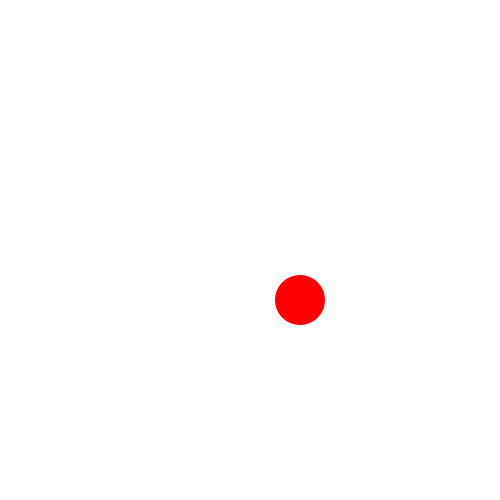
Frame 1 (no input)
Frame 60 (the mouse pressed at the canvas centre just before this capture): identical to frame 1, image omitted
Frame 120 (the mouse held since frame 60 and released just before this capture): identical to frame 1, image omitted

The Processing sketch that drew this single still picture (run headless with seeded random() and noise(); from frame 60 on, the mouse is pressed at the canvas centre):

// Processing sketch: hoverEllipse
// ── hoverEllipse.pde
color c;

void setup() {
  size(500, 500);
  noStroke();
  c = color(255, 0, 0);
}

void draw() {
  background(255);      
  if (dist(300, 300, mouseX, mouseY) < 25) {    
    c = color(0, 0, 255);
  } else {
    c = color(255, 0, 0);
  }
  fill(c);
  ellipse(300, 300, 50, 50);
}
